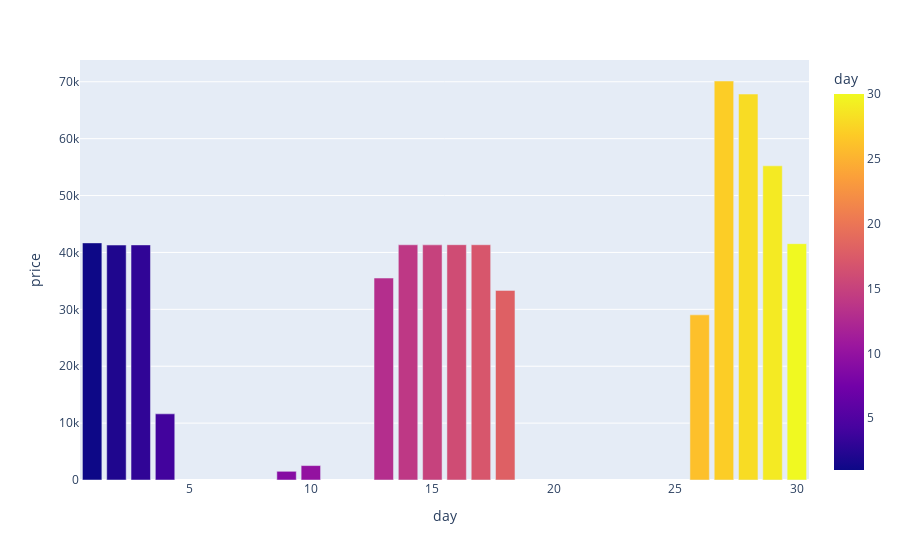

Source (notebook cell):
### Markdown cell above
### 3. Apakah hari perjalanan mempengaruhi banyaknya pendapatan ?

### Code cell
# visualisasi kolom day
plot_bar('day')

### Figure 1 — Plotly figure (JSON) as saved in the notebook; plotly's stock layout.template omitted (floating-point values rounded to 4 significant figures)
{"data": [{"alignmentgroup": "True", "hovertemplate": "day=%{marker.color}<br>price=%{y}<extra></extra>", "legendgroup": "", "marker": {"color": [1, 2, 3, 4, 9, 10, 13, 14, 15, 16, 17, 18, 26, 27, 28, 29, 30], "coloraxis": "coloraxis", "pattern": {"shape": ""}}, "name": "", "offsetgroup": "", "orientation": "v", "showlegend": false, "textposition": "auto", "type": "bar", "x": [1, 2, 3, 4, 9, 10, 13, 14, 15, 16, 17, 18, 26, 27, 28, 29, 30], "xaxis": "x", "y": [41680, 41298, 41323, 11627, 1529, 2534, 35496, 41344, 41332, 41359, 41354, 33329, 29028, 70135, 67842, 55222, 41544], "yaxis": "y"}], "layout": {"barmode": "group", "coloraxis": {"colorbar": {"title": {"text": "day"}}, "colorscale": [[0, "#0d0887"], [0.1111, "#46039f"], [0.2222, "#7201a8"], [0.3333, "#9c179e"], [0.4444, "#bd3786"], [0.5556, "#d8576b"], [0.6667, "#ed7953"], [0.7778, "#fb9f3a"], [0.8889, "#fdca26"], [1, "#f0f921"]]}, "legend": {"tracegroupgap": 0}, "margin": {"t": 60}, "xaxis": {"anchor": "y", "domain": [0, 1], "title": {"text": "day"}}, "yaxis": {"anchor": "x", "domain": [0, 1], "title": {"text": "price"}}}}
